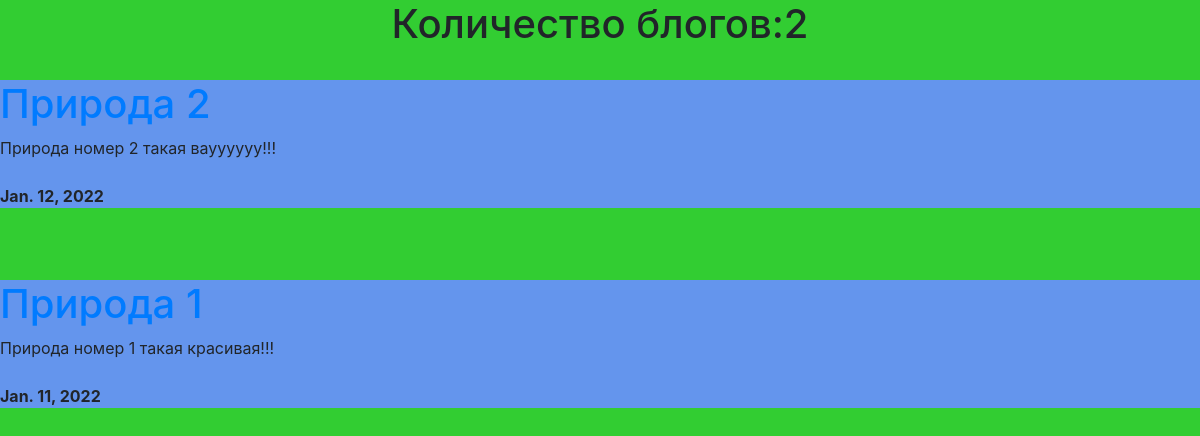
The page / on the database its author committed.
### blog_app/models.py (models this page shows, shortened)
class blog(models.Model):
	header = models.CharField(max_length=20)
	description = models.CharField(max_length=100)
	main_information = models.TextField()
	image = models.ImageField(upload_to='blog/')
	pub_date = models.DateField()
	col = models.CharField(max_length=20)

### blog_app/views.py (the view)
# urls.py: path('', views.main, name="main"),
def main(resp):
	q1 = blog.objects.order_by('-pub_date')
	count  = blog.objects.count()
	dic = {'q1':q1, 'count':count}
	return render(resp, 'blog/home.html', dic)

### blog_app/templates/blog/home.html (shortened to what this page needs)
<!DOCTYPE html>
<html>
<head>
	{% load static %}
	<link rel="stylesheet" type="text/css" href="{% static 'btp4/css/bootstrap.min.css' %}">
</head>
<body style="background: #32CD32;">
	{% if count == 0 %}
	<h1 style="text-align: center;">Количество блогов: 0 </h1>
	{% else %}
	<h1 style="text-align: center;">Количество блогов:{{ count }}</h1>
	{% endif %}
	<br>
	{%for i in q1 %}
 	<div style="background: #6495ED;">
	<a href="{% url 'blogs' i.id %}"><h1>{{ i.header|safe }}</h1></a>
	{{ i.description|safe }} <br><br>
	<b>{{ i.pub_date }}</b>
	</div>
	<br><br><br>
	{% endfor %}
</body>
</html>

### rows shown on the page
blog: header "Природа 2", description "Природа номер 2 такая вауууууу!!!", pub_date "Jan. 12, 2022"
blog: header "Природа 1", description "Природа номер 1 такая красивая!!!", pub_date "Jan. 11, 2022"

### other values the page prints
{{ count }} "2"
